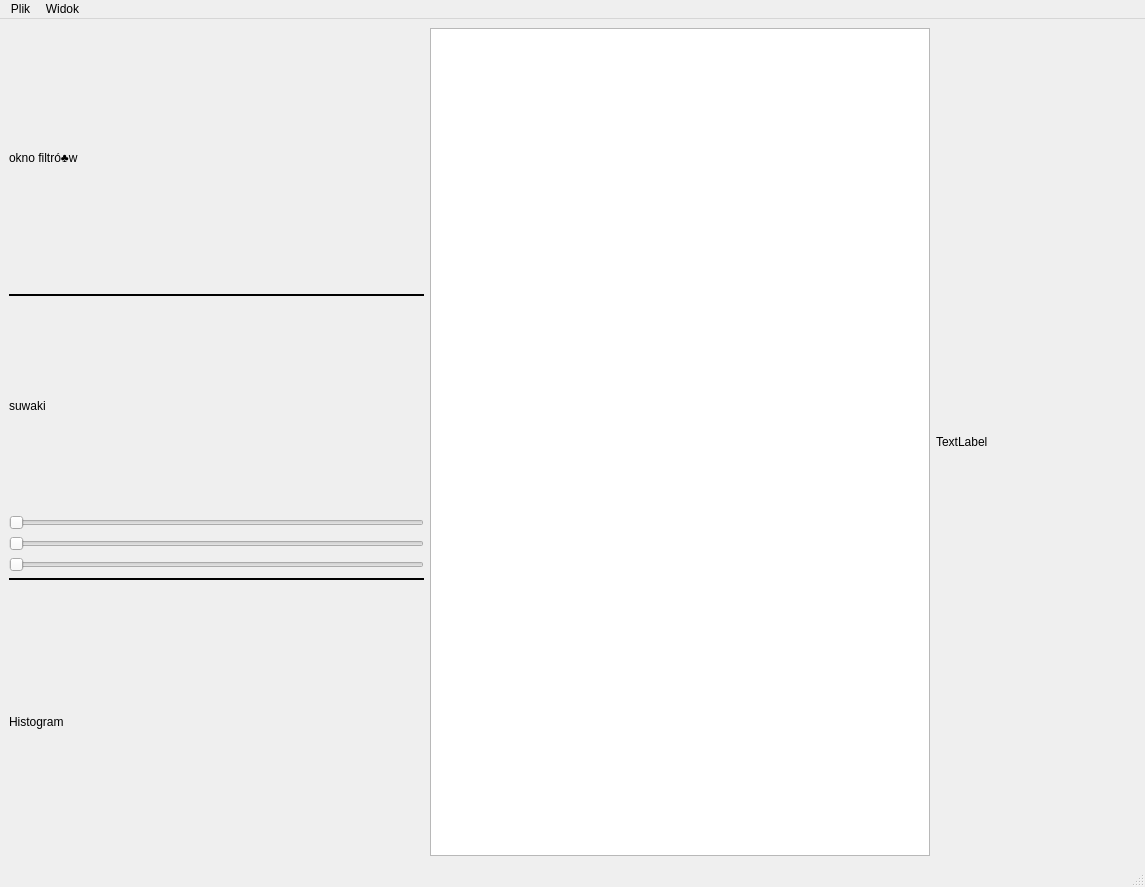
<?xml version="1.0" encoding="UTF-8"?>
<ui version="4.0">
 <class>MainWindow</class>
 <widget class="QMainWindow" name="MainWindow">
  <property name="geometry">
   <rect>
    <x>0</x>
    <y>0</y>
    <width>1145</width>
    <height>887</height>
   </rect>
  </property>
  <property name="sizePolicy">
   <sizepolicy hsizetype="Maximum" vsizetype="Maximum">
    <horstretch>0</horstretch>
    <verstretch>0</verstretch>
   </sizepolicy>
  </property>
  <property name="maximumSize">
   <size>
    <width>1920</width>
    <height>1000</height>
   </size>
  </property>
  <property name="windowTitle">
   <string>MainWindow</string>
  </property>
  <widget class="QWidget" name="centralwidget">
   <layout class="QHBoxLayout" name="horizontalLayout">
    <item>
     <layout class="QVBoxLayout" name="verticalLayout_3">
      <item>
       <layout class="QVBoxLayout" name="verticalLayout_4">
        <item>
         <widget class="QLabel" name="label_3">
          <property name="minimumSize">
           <size>
            <width>100</width>
            <height>100</height>
           </size>
          </property>
          <property name="maximumSize">
           <size>
            <width>540</width>
            <height>540</height>
           </size>
          </property>
          <property name="text">
           <string>okno filtró♣w</string>
          </property>
         </widget>
        </item>
        <item>
         <widget class="Line" name="line">
          <property name="frameShadow">
           <enum>QFrame::Plain</enum>
          </property>
          <property name="lineWidth">
           <number>2</number>
          </property>
          <property name="orientation">
           <enum>Qt::Horizontal</enum>
          </property>
         </widget>
        </item>
       </layout>
      </item>
      <item>
       <layout class="QVBoxLayout" name="verticalLayout_5">
        <item>
         <widget class="QLabel" name="label_4">
          <property name="text">
           <string>suwaki</string>
          </property>
         </widget>
        </item>
        <item>
         <widget class="QSlider" name="horizontalSlider">
          <property name="orientation">
           <enum>Qt::Horizontal</enum>
          </property>
         </widget>
        </item>
        <item>
         <widget class="QSlider" name="horizontalSlider_2">
          <property name="orientation">
           <enum>Qt::Horizontal</enum>
          </property>
         </widget>
        </item>
        <item>
         <widget class="QSlider" name="horizontalSlider_3">
          <property name="orientation">
           <enum>Qt::Horizontal</enum>
          </property>
         </widget>
        </item>
       </layout>
      </item>
      <item>
       <widget class="Line" name="line_2">
        <property name="minimumSize">
         <size>
          <width>0</width>
          <height>0</height>
         </size>
        </property>
        <property name="frameShadow">
         <enum>QFrame::Plain</enum>
        </property>
        <property name="lineWidth">
         <number>2</number>
        </property>
        <property name="orientation">
         <enum>Qt::Horizontal</enum>
        </property>
       </widget>
      </item>
      <item>
       <widget class="QLabel" name="label">
        <property name="minimumSize">
         <size>
          <width>100</width>
          <height>100</height>
         </size>
        </property>
        <property name="maximumSize">
         <size>
          <width>540</width>
          <height>540</height>
         </size>
        </property>
        <property name="text">
         <string>Histogram</string>
        </property>
       </widget>
      </item>
     </layout>
    </item>
    <item>
     <layout class="QVBoxLayout" name="verticalLayout">
      <item>
       <widget class="QGraphicsView" name="graphicsView">
        <property name="minimumSize">
         <size>
          <width>500</width>
          <height>500</height>
         </size>
        </property>
        <property name="maximumSize">
         <size>
          <width>1920</width>
          <height>1080</height>
         </size>
        </property>
       </widget>
      </item>
     </layout>
    </item>
    <item>
     <layout class="QVBoxLayout" name="verticalLayout_2">
      <item>
       <widget class="QLabel" name="label_2">
        <property name="minimumSize">
         <size>
          <width>200</width>
          <height>0</height>
         </size>
        </property>
        <property name="text">
         <string>TextLabel</string>
        </property>
       </widget>
      </item>
     </layout>
    </item>
   </layout>
  </widget>
  <widget class="QMenuBar" name="menubar">
   <property name="geometry">
    <rect>
     <x>0</x>
     <y>0</y>
     <width>1145</width>
     <height>21</height>
    </rect>
   </property>
   <widget class="QMenu" name="menuPlik">
    <property name="title">
     <string>Plik</string>
    </property>
    <addaction name="actionWczytaj"/>
    <addaction name="actionZapisz"/>
    <addaction name="actionZapisz_jako"/>
   </widget>
   <widget class="QMenu" name="menuWidok">
    <property name="title">
     <string>Widok</string>
    </property>
    <addaction name="actionPoka_panel_narz_dzi"/>
    <addaction name="actionPoka_histogram"/>
   </widget>
   <addaction name="menuPlik"/>
   <addaction name="menuWidok"/>
  </widget>
  <widget class="QStatusBar" name="statusbar"/>
  <action name="actionWczytaj">
   <property name="text">
    <string>Wczytaj</string>
   </property>
  </action>
  <action name="actionZapisz">
   <property name="text">
    <string>Zapisz</string>
   </property>
   <property name="shortcut">
    <string>Ctrl+S</string>
   </property>
  </action>
  <action name="actionZapisz_jako">
   <property name="text">
    <string>Zapisz jako</string>
   </property>
   <property name="shortcut">
    <string>Ctrl+Shift+S</string>
   </property>
  </action>
  <action name="actionPoka_panel_narz_dzi">
   <property name="text">
    <string>Pokaż panel narzędzi</string>
   </property>
  </action>
  <action name="actionPoka_histogram">
   <property name="text">
    <string>Pokaż histogram</string>
   </property>
  </action>
 </widget>
 <resources/>
 <connections/>
</ui>
